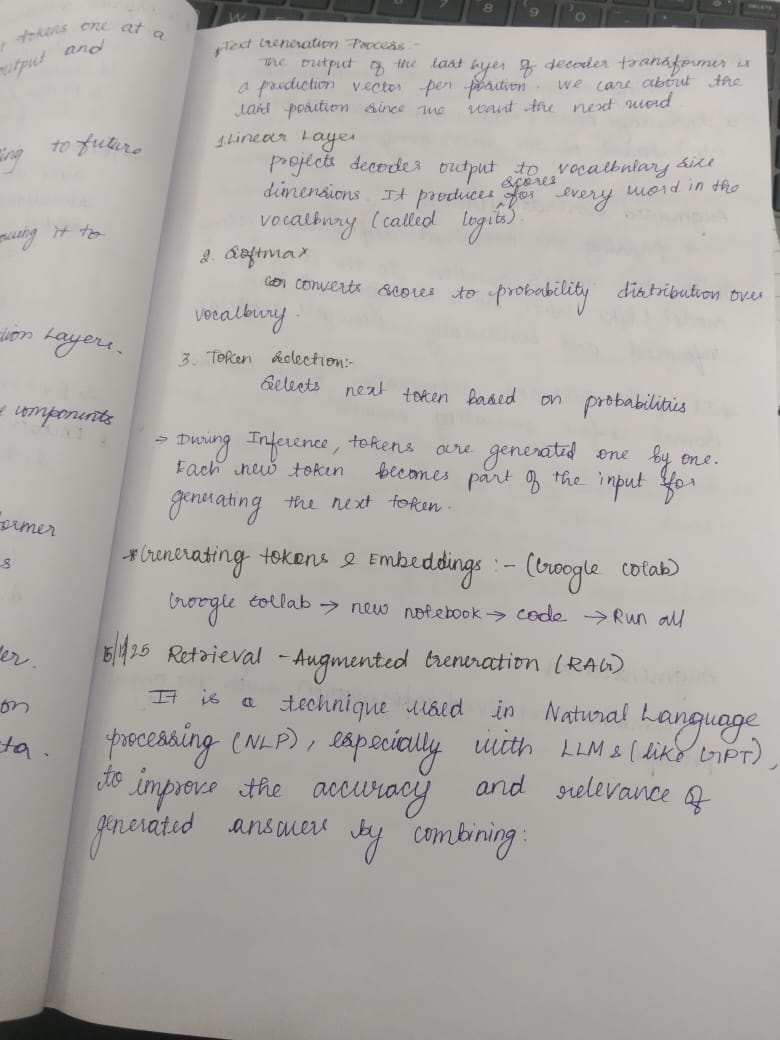
#> input picture answer_sheet.jpeg, 780 x 1040 px
$ jupyter execute --allow-errors OCR.ipynb
#> lines starting #> are read from the running program, lines starting #| are printed output that depends on the picture; after the words box and inside, x2 and y2 are one past the last pixel; in counts of white or black regions, pixels touching at a corner belong together
[cell 1]
import cv2
import numpy as np
import matplotlib.pyplot as plt

[cell 2]
image=cv2.imread("answer_sheet.jpeg")
#> image is the input picture: shape (1040, 780, 3); mean B, G, R 167.6, 170.9, 174.4

[cell 3]
gray=cv2.cvtColor(image,cv2.COLOR_BGR2GRAY)
plt.imshow(gray, cmap="gray")
plt.title("Grayscale Image")
plt.axis("off")
plt.show()

[cell 4]
blur=cv2.GaussianBlur(gray,(5,5),0)
plt.imshow(cv2.cvtColor(blur, cv2.COLOR_BGR2RGB))
plt.title("Original Image")
plt.axis("off")
plt.show()

[cell 5]
binary = cv2.threshold(
    blur,
    0,
    255,
    cv2.THRESH_BINARY + cv2.THRESH_OTSU
)[1]
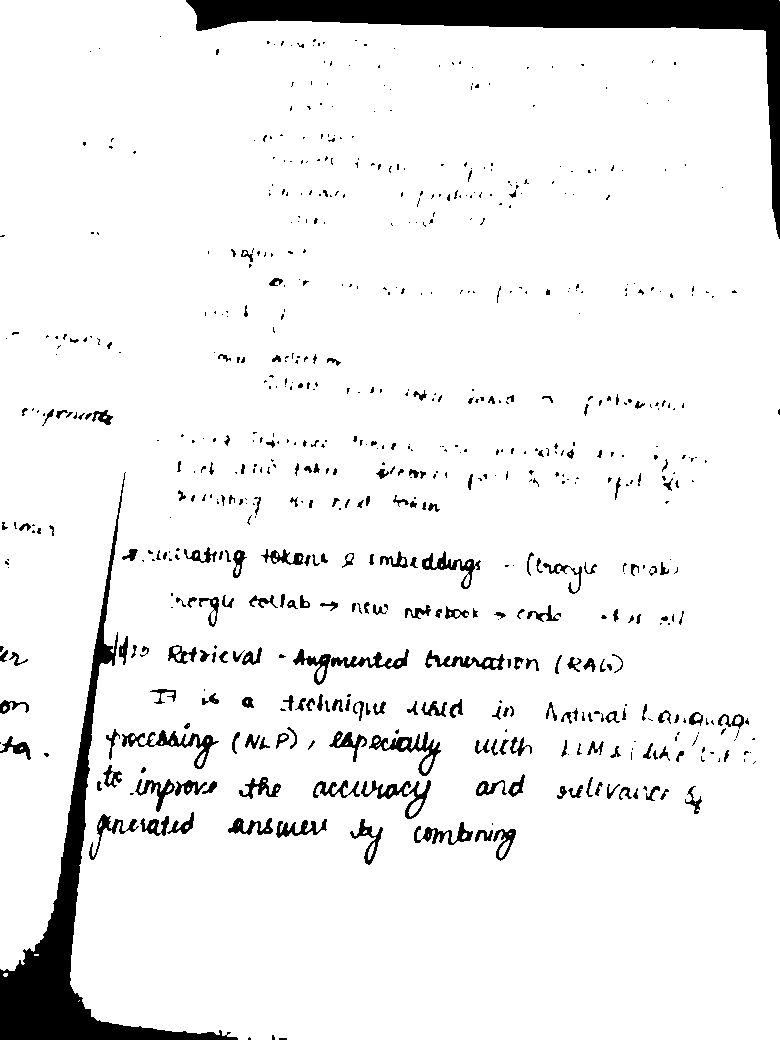
#> binary: shape (1040, 780); 93.1% white; 667 black regions (439 under 20 px), largest, box (x1, y1, x2, y2) and area: (186, 0, 780, 239) 17315, (0, 472, 238, 1040) 13960, (122, 730, 219, 769) 874

[cell 6]
height, width = binary.shape
#> height = 1040; width = 780
resized = cv2.resize(
    binary,
    (width * 2, height * 2),
    interpolation=cv2.INTER_CUBIC
)

[cell 7]
cv2.imwrite("processed_answer_sheet.png", resized)
#> Out = True

[cell 8]
titles = [
    "Original",
    "Grayscale",
    "Blur",
    "Threshold",
    "Resized"
]

images = [
    cv2.cvtColor(image, cv2.COLOR_BGR2RGB),
    gray,
    blur,
    binary,
    resized
]

plt.figure(figsize=(15, 8))

for i in range(len(images)):
    plt.subplot(2, 3, i + 1)
    plt.imshow(images[i], cmap='gray')
    plt.title(titles[i])
    plt.axis("off")
#> this loop made 5 passes

plt.tight_layout()
plt.show()
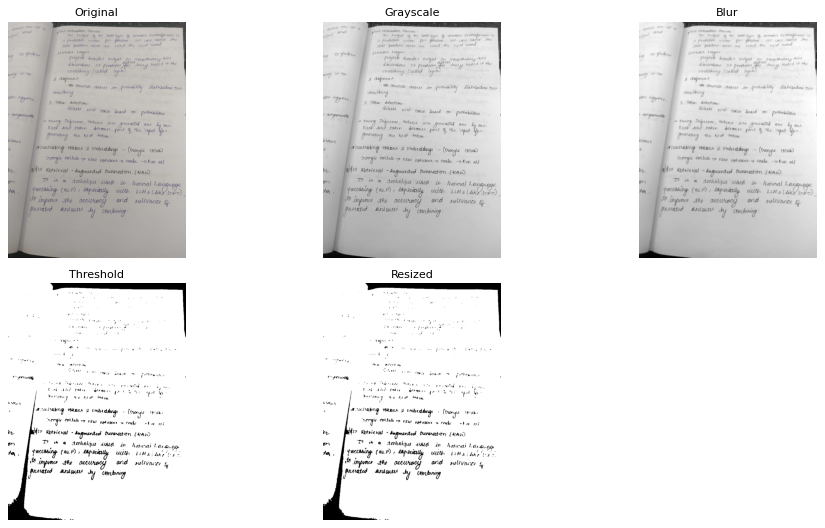
#> figure drawn by matplotlib, 5 panels
